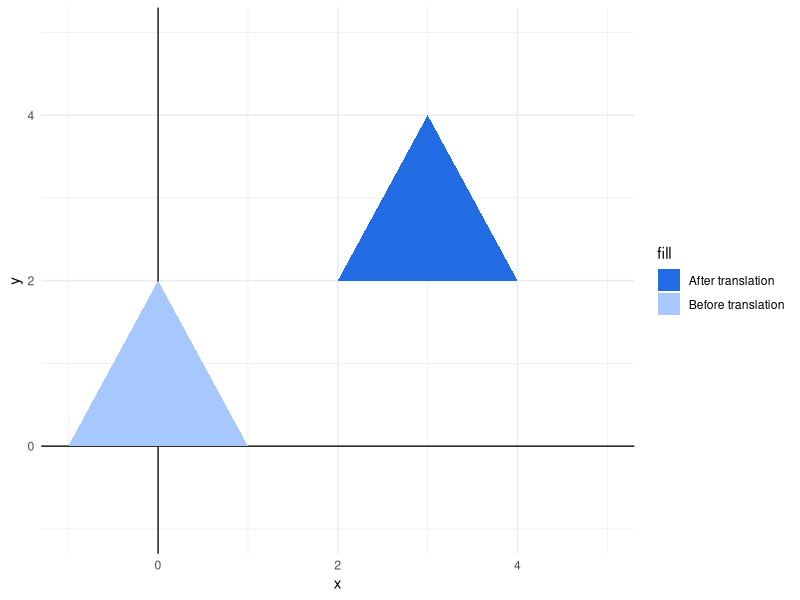
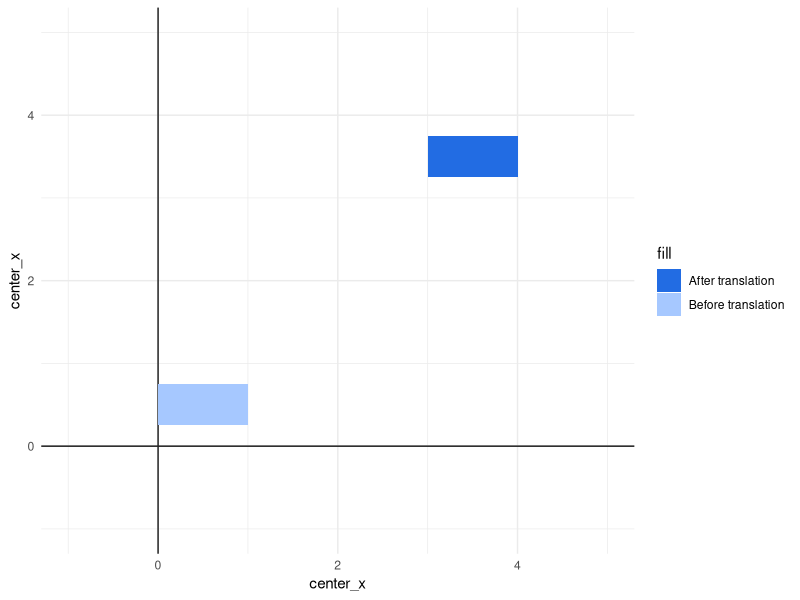
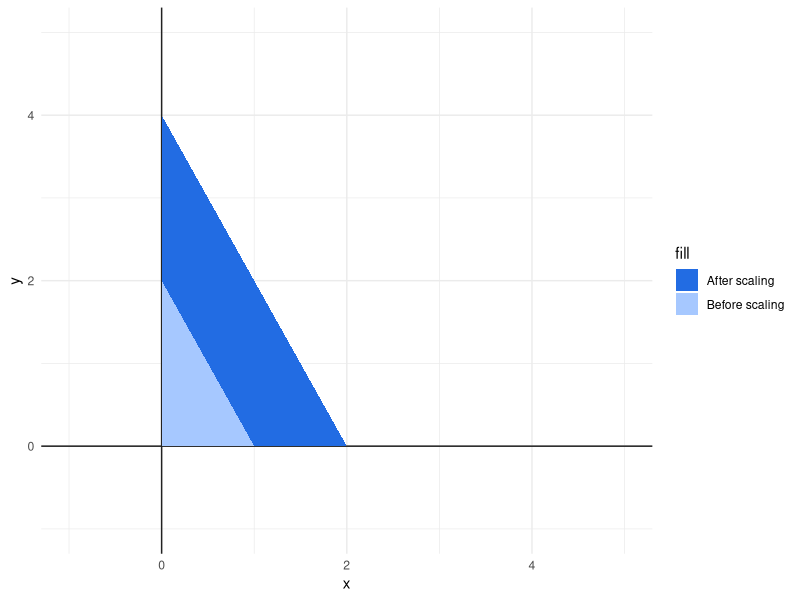
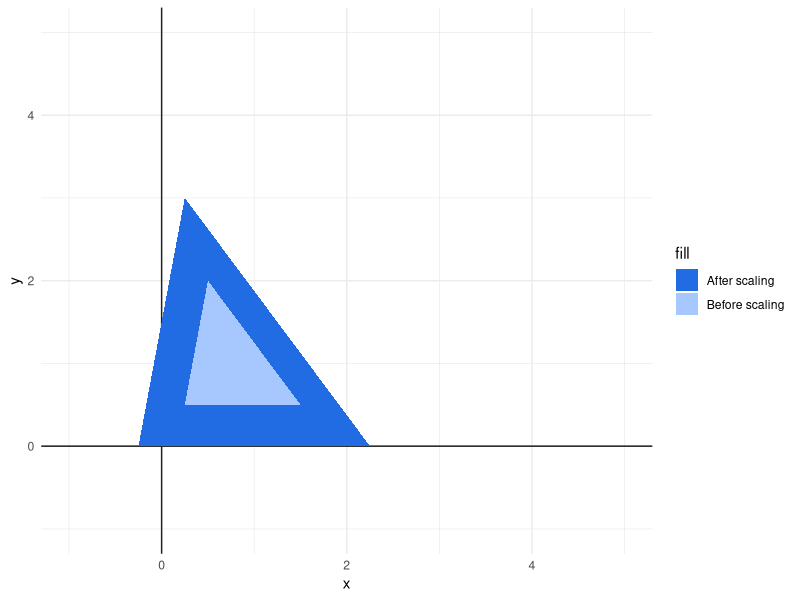
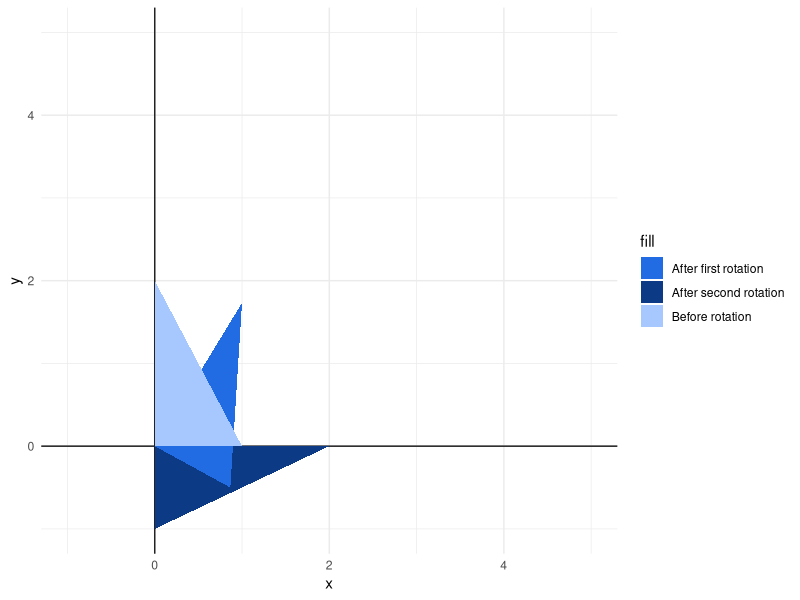
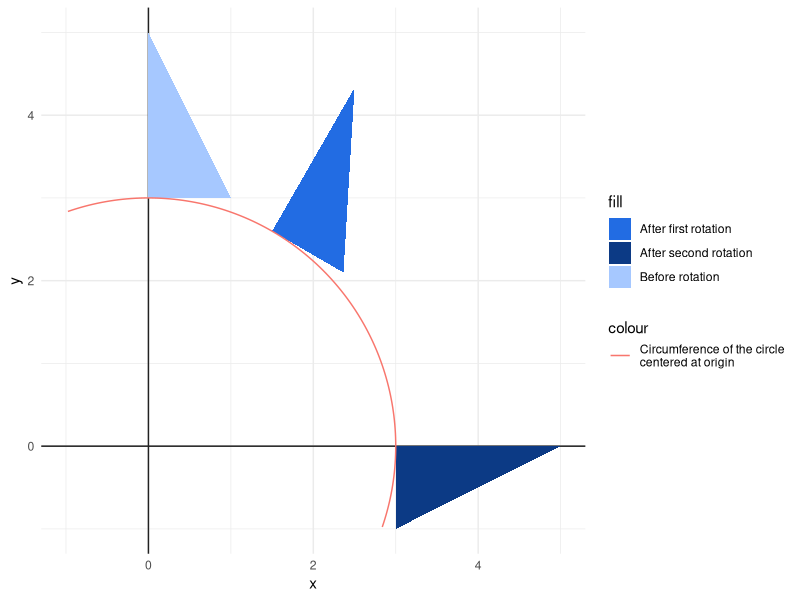
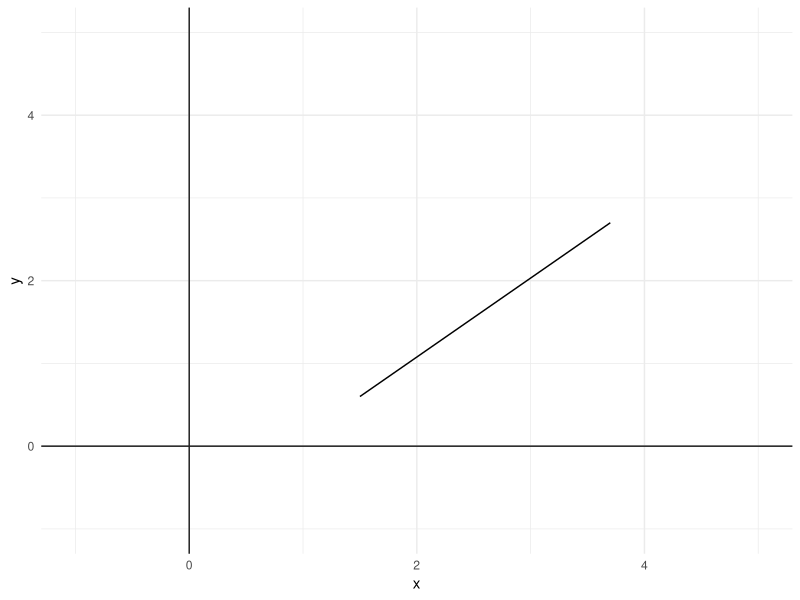
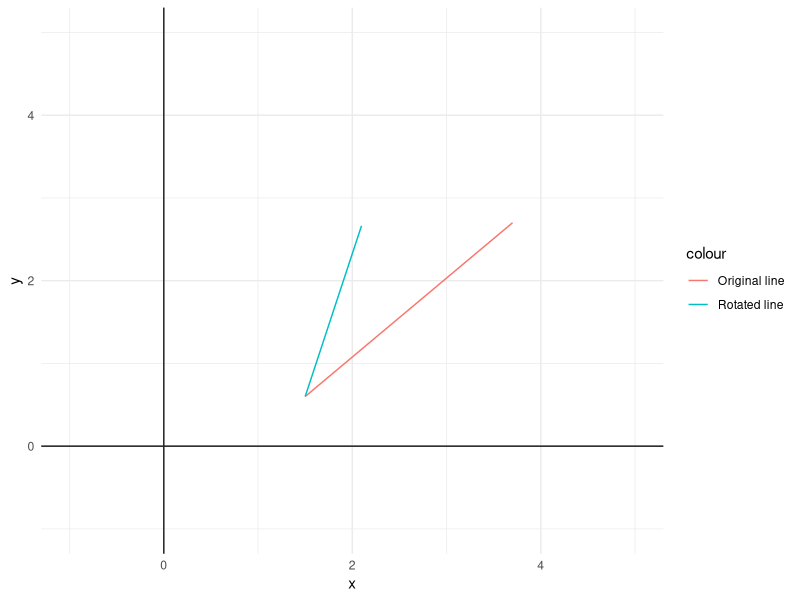

Write R code to recreate these figures, in order.
## ---- chunk 1
library(ggplot2)
triangle <- data.frame(
  x = c(-1, 1, 0),
  y = c(0, 0, 2)
)

x_offset <- 3
y_offset <- 2
translated_triangle <- data.frame(
  x = triangle$x + x_offset,
  y = triangle$y + y_offset
)

canvas <- ggplot() +
  theme_minimal() +
  lims(y = c(-1, 5), x = c(-1, 5)) +
  geom_vline(aes(xintercept = 0), color = "#222222") +
  geom_hline(aes(yintercept = 0), color = "#222222")

canvas +
  geom_polygon(
    aes(x = x, y = y, fill = "Before translation"),
    data= triangle
  ) +
  geom_polygon(
    aes(x = x, y = y, fill = "After translation"),
    data= translated_triangle
  ) +
  scale_fill_manual(values = c("#226ce3", "#a6c8ff"))
## ---- chunk 2
r <- data.frame(
  center_x = 0.5,
  center_y = 0.25,
  width = 1,
  height = 0.5
)

x_offset <- 3
y_offset <- 2
translated_r <- data.frame(
  center_x = r$center_x + 3,
  center_y = r$center_y + 2,
  width = 1,
  height = 0.5
)

canvas +
  geom_tile(
    aes(x = center_x, y = center_x,
        height = height, width = width,
        fill = "Before translation"),
    data = r
  ) +
  geom_tile(
    aes(x = center_x, y = center_x,
        height = height, width = width,
        fill = "After translation"),
    data = translated_r
  ) +
  scale_fill_manual(values = c("#226ce3", "#a6c8ff"))
## ---- chunk 3
triangle <- data.frame(
  x = c(0, 1, 0),
  y = c(0, 0, 2)
)
twice_triangle <- data.frame(
  x = triangle$x * 2,
  y = triangle$y * 2
)

canvas +
  geom_polygon(
    aes(x = x, y = y, fill = "After scaling"),
    data= twice_triangle
  ) +
  geom_polygon(
    aes(x = x, y = y, fill = "Before scaling"),
    data= triangle
  ) +
  scale_fill_manual(values = c("#226ce3", "#a6c8ff"))
## ---- chunk 4
triangle <- data.frame(
  x = c(0.25, 1.5, 0.5),
  y = c(0.5, 0.5, 2)
)
twice_triangle <- data.frame(
  x = (triangle$x * 2) - (max(triangle$x) / 2),
  y = (triangle$y * 2) - (max(triangle$y) / 2)
)

canvas +
  geom_polygon(
    aes(x = x, y = y, fill = "After scaling"),
    data= twice_triangle
  ) +
  geom_polygon(
    aes(x = x, y = y, fill = "Before scaling"),
    data= triangle
  ) +
  scale_fill_manual(values = c("#226ce3", "#a6c8ff"))
## ---- chunk 5
# A function to convert degrees to radians
deg2rad <- function(deg){
  return(deg * pi / 180)
}
## ---- chunk 6
triangle <- data.frame(
  x = c(0, 1, 0),
  y = c(0, 0, 2)
)

angle <- deg2rad(-30)
first_rotated_triangle <- data.frame(
  x = (triangle$x * cos(angle)) + (triangle$y * -1 * sin(angle)),
  y = (triangle$x * sin(angle)) + (triangle$y * cos(angle))
)

angle <- deg2rad(-90)
second_rotated_triangle <- data.frame(
  x = (triangle$x * cos(angle)) + (triangle$y * -1 * sin(angle)),
  y = (triangle$x * sin(angle)) + (triangle$y * cos(angle))
)

canvas +
  geom_polygon(
    aes(x = x, y = y, fill = "After second rotation"),
    data = second_rotated_triangle
  ) +
  geom_polygon(
    aes(x = x, y = y, fill = "After first rotation"),
    data = first_rotated_triangle
  ) +
  geom_polygon(
    aes(x = x, y = y, fill = "Before rotation"),
    data = triangle
  ) +
  scale_fill_manual(values = c("#226ce3", "#0c3a85", "#a6c8ff"))
## ---- chunk 7
#| echo: false
#| fig-cap: "Rotating a triangle around the origin point"
#| label: "fig-rotation-origin-point"
triangle <- data.frame(
  x = c(0, 1, 0),
  y = c(3, 3, 5)
)

angle <- deg2rad(-30)
first_rotated_triangle <- data.frame(
  x = (triangle$x * cos(angle)) + (triangle$y * -1 * sin(angle)),
  y = (triangle$x * sin(angle)) + (triangle$y * cos(angle))
)

angle <- deg2rad(-90)
second_rotated_triangle <- data.frame(
  x = (triangle$x * cos(angle)) + (triangle$y * -1 * sin(angle)),
  y = (triangle$x * sin(angle)) + (triangle$y * cos(angle))
)

circle <- data.frame(
  x = 3 * cos(deg2rad(1:361 - 1)),
  y = 3 * sin(deg2rad(1:361 - 1))
)


canvas +
  geom_polygon(
    aes(x = x, y = y, fill = "After second rotation"),
    data = second_rotated_triangle
  ) +
  geom_polygon(
    aes(x = x, y = y, fill = "After first rotation"),
    data = first_rotated_triangle
  ) +
  geom_polygon(
    aes(x = x, y = y, fill = "Before rotation"),
    data = triangle
  ) +
  geom_path(
    aes(x, y, color = "Circumference of the circle\ncentered at origin"),
    data = circle
  ) +
  scale_fill_manual(values = c("#226ce3", "#0c3a85", "#a6c8ff"))
## ---- chunk 8
line <- data.frame(
  x = c(1.5, 3.7),
  y = c(0.6, 2.7)
)

canvas +
  geom_line(aes(x,y), data = line)
## ---- chunk 9
#| warning: false
library(dplyr)
A <- deg2rad(35)
rotated_line <- line |>
  mutate(x = x - 1.5, y = y - 0.6) |>
  mutate(
    x = (x * cos(A)) + (y * -sin(A)),
    y = (x * sin(A)) + (y * cos(A))
  ) |>
  mutate(x = x + 1.5, y = y + 0.6)

canvas +
  geom_line(
    aes(x, y, color = "Original line"),
    data = line
  ) +
  geom_line(
    aes(x, y, color = "Rotated line"),
    data = rotated_line
  )
## ---- chunk 10
library(dplyr)
library(ggplot2)


line_length <- function(x1, y1, x2, y2){
  s1 <- (x2 - x1)^2
  s2 <- (y2 - y1)^2
  return(sqrt(s1 + s2))
}
l <- line_length(0, 0, 2.2, 2.1)

angles <- seq(0, 360, by = 1)
circle <- data.frame(
  x = l * cos(deg2rad(angles)),
  y = l * sin(deg2rad(angles))
)



A <- deg2rad(35)
# acos( (v1x * v2x + v1y * v2y) / (sqrt(v1x^2 + v1y^2) * sqrt(v2x^2 + v2y^2)) )
current_angle <- acos( (l * 2.2 + 0 * 2.1) / (sqrt(l^2 + 0^2) * sqrt(2.2^2 + 2.1^2)) )
new_angle <- current_angle + A

line <- data.frame(
  x = c(0, 2.2),
  y = c(0, 2.1)
)

rotated_line <- line |>
  mutate(
    x = c(0, l * cos(new_angle)),
    y = c(0, l * sin(new_angle))
  )





ggplot() +
  geom_line(
    aes(x, y, color = "Vertical line"),
    data = data.frame(x = c(0, 0), y = c(0, l))
  ) +
  geom_line(
    aes(x, y, color = "Original line"),
    data = line
  ) +
  geom_line(
    aes(x, y, color = "Rotated line"),
    data = rotated_line
  ) +
  geom_path(
    aes(x, y),
    data = circle
  )


## ---- chunk 11
# Function to calculate the length of a line
line_length <- function(x1, y1, x2, y2){
  s1 <- (x2 - x1)^2
  s2 <- (y2 - y1)^2
  return(sqrt(s1 + s2))
}

l <- line_length(1.5, 0.6, 3.7, 2.7)
l
